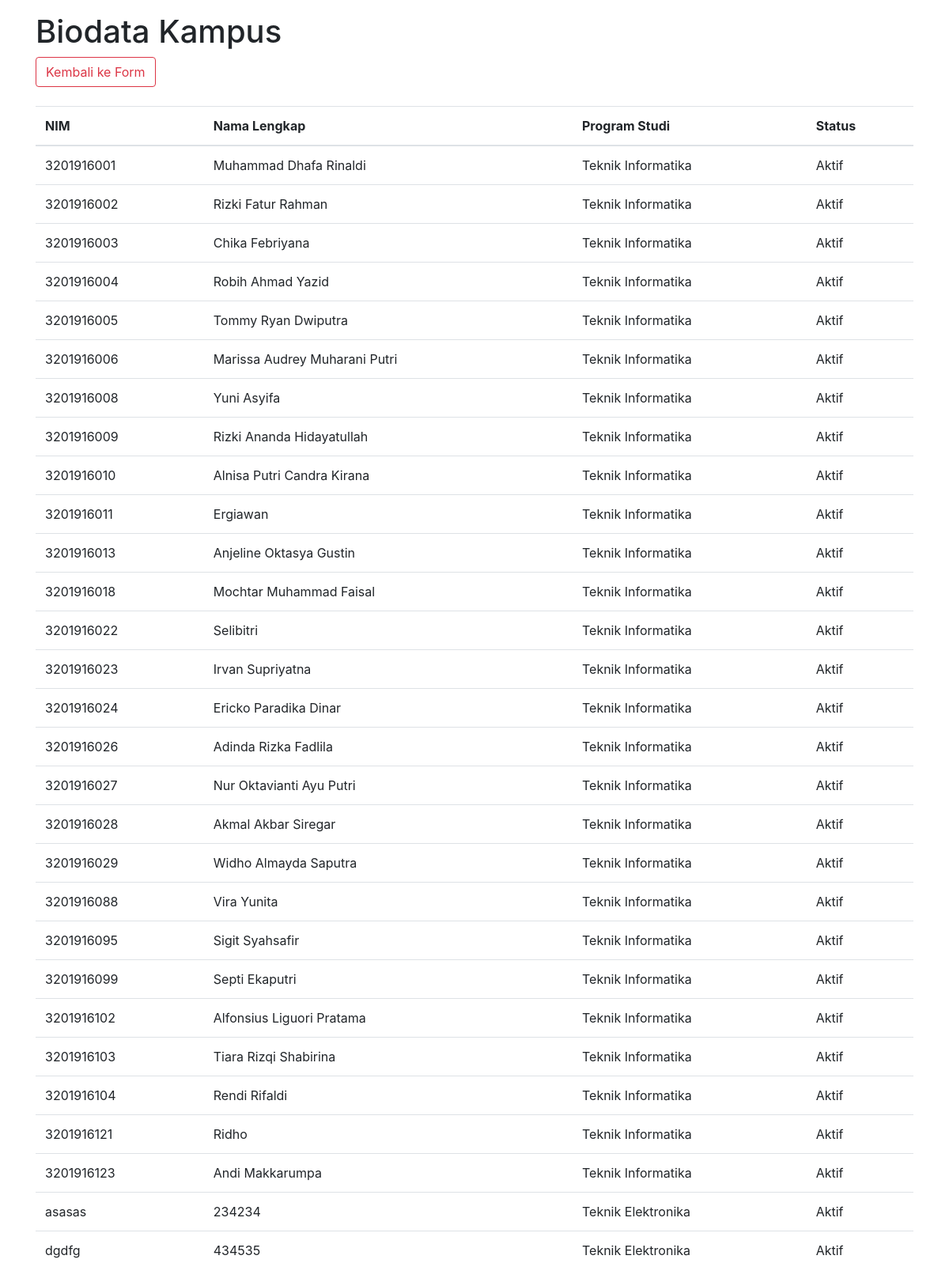
Page /view_data.php on the committed database.
### tables this page shows
CREATE TABLE `mahasiswa` (
  `nim` char(10) NOT NULL,
  `nama` varchar(30) NOT NULL,
  `prodi` varchar(20) NOT NULL,
  `status` varchar(20) NOT NULL
);

### view_data.php (the view, shortened to what this page needs)
<?php
$servername = "localhost";
$username = "root";
$password = "";
$dbname = "kampus";
$conn = new mysqli($servername, $username, $password, $dbname);
?>
<!DOCTYPE html>
<html lang="en">
<head>
    <link rel="stylesheet" href="https://stackpath.bootstrapcdn.com/bootstrap/4.1.3/css/bootstrap.min.css">
    <link rel="stylesheet" href="https://maxcdn.bootstrapcdn.com/font-awesome/4.7.0/css/font-awesome.min.css">
</head>
<body>
    <div class="container mt-3">
        <h1>Biodata Kampus</h1>
        <a href="index.php"><button type="button" class="btn btn-outline-danger">Kembali ke Form</button></a>
        <br>
        <br>
    <?php
        $sql = 'SELECT nim, nama, prodi, status
        FROM mahasiswa';
$query = mysqli_query($conn, $sql);
echo '<table class="table">
        <thead>
            <tr>
                <th scope="col">NIM</th>
                <th scope="col">Nama Lengkap</th>
                <th scope="col">Program Studi</th>
                <th scope="col">Status</th>
            </tr>
        </thead>
        <tbody>';
while ($row = mysqli_fetch_array($query))
{
    echo '<tr>
            <td>'.$row['nim'].'</td>
            <td>'.$row['nama'].'</td>
            <td>'.$row['prodi'].'</td>
            <td>'.$row['status'].'</td>
        </tr>';
}
echo '
    </tbody>
</table>';
    ?>
    </div>
</body>
</html>

### rows in the picture
mahasiswa: nim "3201916001", nama "Muhammad Dhafa Rinaldi", prodi "Teknik Informatika", status "Aktif"
mahasiswa: nim "3201916002", nama "Rizki Fatur Rahman", prodi "Teknik Informatika", status "Aktif"
mahasiswa: nim "3201916003", nama "Chika Febriyana", prodi "Teknik Informatika", status "Aktif"
mahasiswa: nim "3201916004", nama "Robih Ahmad Yazid", prodi "Teknik Informatika", status "Aktif"
mahasiswa: nim "3201916005", nama "Tommy Ryan Dwiputra", prodi "Teknik Informatika", status "Aktif"
mahasiswa: nim "3201916006", nama "Marissa Audrey Muharani Putri", prodi "Teknik Informatika", status "Aktif"
mahasiswa: nim "3201916008", nama "Yuni Asyifa", prodi "Teknik Informatika", status "Aktif"
mahasiswa: nim "3201916009", nama "Rizki Ananda Hidayatullah", prodi "Teknik Informatika", status "Aktif"
mahasiswa: nim "3201916010", nama "Alnisa Putri Candra Kirana", prodi "Teknik Informatika", status "Aktif"
mahasiswa: nim "3201916011", nama "Ergiawan", prodi "Teknik Informatika", status "Aktif"
mahasiswa: nim "3201916013", nama "Anjeline Oktasya Gustin", prodi "Teknik Informatika", status "Aktif"
mahasiswa: nim "3201916018", nama "Mochtar Muhammad Faisal", prodi "Teknik Informatika", status "Aktif"
mahasiswa: nim "3201916022", nama "Selibitri", prodi "Teknik Informatika", status "Aktif"
mahasiswa: nim "3201916023", nama "Irvan Supriyatna", prodi "Teknik Informatika", status "Aktif"
mahasiswa: nim "3201916024", nama "Ericko Paradika Dinar", prodi "Teknik Informatika", status "Aktif"
mahasiswa: nim "3201916026", nama "Adinda Rizka Fadlila", prodi "Teknik Informatika", status "Aktif"
mahasiswa: nim "3201916027", nama "Nur Oktavianti Ayu Putri", prodi "Teknik Informatika", status "Aktif"
mahasiswa: nim "3201916028", nama "Akmal Akbar Siregar", prodi "Teknik Informatika", status "Aktif"
mahasiswa: nim "3201916029", nama "Widho Almayda Saputra", prodi "Teknik Informatika", status "Aktif"
mahasiswa: nim "3201916088", nama "Vira Yunita", prodi "Teknik Informatika", status "Aktif"
mahasiswa: nim "3201916095", nama "Sigit Syahsafir", prodi "Teknik Informatika", status "Aktif"
mahasiswa: nim "3201916099", nama "Septi Ekaputri", prodi "Teknik Informatika", status "Aktif"
mahasiswa: nim "3201916102", nama "Alfonsius Liguori Pratama", prodi "Teknik Informatika", status "Aktif"
mahasiswa: nim "3201916103", nama "Tiara Rizqi Shabirina", prodi "Teknik Informatika", status "Aktif"
mahasiswa: nim "3201916104", nama "Rendi Rifaldi", prodi "Teknik Informatika", status "Aktif"
mahasiswa: nim "3201916121", nama "Ridho", prodi "Teknik Informatika", status "Aktif"
mahasiswa: nim "3201916123", nama "Andi Makkarumpa", prodi "Teknik Informatika", status "Aktif"
mahasiswa: nim "asasas", nama "234234", prodi "Teknik Elektronika", status "Aktif"
mahasiswa: nim "dgdfg", nama "434535", prodi "Teknik Elektronika", status "Aktif"
